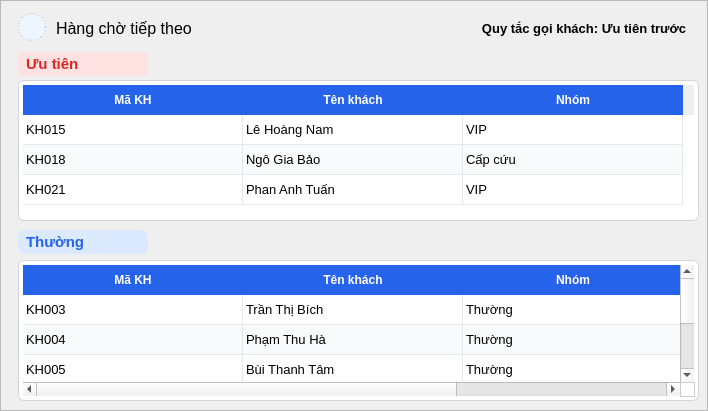
  <widget class="QFrame" name="panelHangCho">
   <property name="geometry">
    <rect>
     <x>776</x>
     <y>180</y>
     <width>708</width>
     <height>411</height>
    </rect>
   </property>
   <property name="styleSheet">
    <string>QHeaderView::section{
    background:#2563EB;
    color:white;
    font-weight:bold;
    border:none;
    padding:6px;
}</string>
   </property>
   <property name="frameShape">
    <enum>QFrame::Shape::StyledPanel</enum>
   </property>
   <widget class="QLabel" name="lblImgHangCho">
    <property name="geometry">
     <rect>
      <x>18</x>
      <y>13</y>
      <width>28</width>
      <height>28</height>
     </rect>
    </property>
    <property name="font">
     <font>
      <family>Segoe UI</family>
      <pointsize>11</pointsize>
      <bold>false</bold>
     </font>
    </property>
    <property name="styleSheet">
     <string notr="true">background:#edf5ff; border:1px dashed #b8c7dc; border-radius:14px;</string>
    </property>
    <property name="text">
     <string/>
    </property>
    <property name="pixmap">
     <pixmap>../images/khachcho.png</pixmap>
    </property>
    <property name="scaledContents">
     <bool>true</bool>
    </property>
    <property name="alignment">
     <set>Qt::AlignmentFlag::AlignCenter</set>
    </property>
    <property name="class" stdset="0">
     <string>imageSlot</string>
    </property>
   </widget>
   <widget class="QLabel" name="lblTitleHangCho">
    <property name="geometry">
     <rect>
      <x>56</x>
      <y>14</y>
      <width>260</width>
      <height>28</height>
     </rect>
    </property>
    <property name="font">
     <font>
      <family>Segoe UI</family>
      <pointsize>12</pointsize>
      <fontweight>ExtraBold</fontweight>
     </font>
    </property>
    <property name="text">
     <string>Hàng chờ tiếp theo</string>
    </property>
    <property name="class" stdset="0">
     <string>sectionTitle</string>
    </property>
   </widget>
   <widget class="QLabel" name="lblQuyTacGoiKhach">
    <property name="geometry">
     <rect>
      <x>468</x>
      <y>14</y>
      <width>232</width>
      <height>28</height>
     </rect>
    </property>
    <property name="font">
     <font>
      <family>Segoe UI</family>
      <pointsize>10</pointsize>
      <bold>true</bold>
     </font>
    </property>
    <property name="text">
     <string>Quy tắc gọi khách: Ưu tiên trước</string>
    </property>
    <property name="alignment">
     <set>Qt::AlignmentFlag::AlignCenter</set>
    </property>
    <property name="class" stdset="0">
     <string>badgeBlue</string>
    </property>
   </widget>
   <widget class="QLabel" name="lblUuTienTitle">
    <property name="geometry">
     <rect>
      <x>18</x>
      <y>52</y>
      <width>130</width>
      <height>24</height>
     </rect>
    </property>
    <property name="font">
     <font>
      <family>Segoe UI</family>
      <pointsize>11</pointsize>
      <bold>true</bold>
     </font>
    </property>
    <property name="styleSheet">
     <string notr="true">background:#FEE2E2;
color:#DC2626;
font-weight:bold;
padding:4px;
border-radius:6px;</string>
    </property>
    <property name="text">
     <string>Ưu tiên</string>
    </property>
    <property name="alignment">
     <set>Qt::AlignmentFlag::AlignVCenter</set>
    </property>
    <property name="class" stdset="0">
     <string>badgeRed</string>
    </property>
   </widget>
   <widget class="QTableWidget" name="tbl_priority_queue">
    <property name="geometry">
     <rect>
      <x>18</x>
      <y>80</y>
      <width>681</width>
      <height>141</height>
     </rect>
    </property>
    <property name="font">
     <font>
      <family>Segoe UI</family>
      <pointsize>10</pointsize>
      <bold>false</bold>
     </font>
    </property>
    <property name="focusPolicy">
     <enum>Qt::FocusPolicy::NoFocus</enum>
    </property>
    <property name="styleSheet">
     <string notr="true">QTableWidget {
	padding: 4px;
    gridline-color: #E5E7EB;
    background: white;
    alternate-background-color: #F8FAFC;
	item.setBackground(QColor(&quot;#DBEAFE&quot;));
	 border:1px solid #D1D5DB;
    border-radius:6px;
    gridline-color:#E5E7EB;
}

QHeaderView::section {
    background: #2563EB;
    color: white;
    font-weight: bold;
    border: none;
    padding: 6px;
}</string>
    </property>
    <property name="editTriggers">
     <set>QAbstractItemView::EditTrigger::NoEditTriggers</set>
    </property>
    <property name="alternatingRowColors">
     <bool>true</bool>
    </property>
    <property name="selectionMode">
     <enum>QAbstractItemView::SelectionMode::NoSelection</enum>
    </property>
    <property name="showGrid">
     <bool>true</bool>
    </property>
    <property name="rowCount">
     <number>3</number>
    </property>
    <property name="columnCount">
     <number>3</number>
    </property>
    <attribute name="horizontalHeaderCascadingSectionResizes">
     <bool>false</bool>
    </attribute>
    <attribute name="horizontalHeaderDefaultSectionSize">
     <number>220</number>
    </attribute>
    <attribute name="horizontalHeaderShowSortIndicator" stdset="0">
     <bool>false</bool>
    </attribute>
    <attribute name="horizontalHeaderStretchLastSection">
     <bool>false</bool>
    </attribute>
    <attribute name="verticalHeaderVisible">
     <bool>false</bool>
    </attribute>
    <row/>
    <row/>
    <row/>
    <column>
     <property name="text">
      <string>Mã KH</string>
     </property>
    </column>
    <column>
     <property name="text">
      <string>Tên khách</string>
     </property>
    </column>
    <column>
     <property name="text">
      <string>Nhóm</string>
     </property>
    </column>
    <item row="0" column="0">
     <property name="text">
      <string>KH015</string>
     </property>
    </item>
    <item row="0" column="1">
     <property name="text">
      <string>Lê Hoàng Nam</string>
     </property>
    </item>
    <item row="0" column="2">
     <property name="text">
      <string>VIP</string>
     </property>
    </item>
    <item row="1" column="0">
     <property name="text">
      <string>KH018</string>
     </property>
    </item>
    <item row="1" column="1">
     <property name="text">
      <string>Ngô Gia Bảo</string>
     </property>
    </item>
    <item row="1" column="2">
     <property name="text">
      <string>Cấp cứu</string>
     </property>
    </item>
    <item row="2" column="0">
     <property name="text">
      <string>KH021</string>
     </property>
    </item>
    <item row="2" column="1">
     <property name="text">
      <string>Phan Anh Tuấn</string>
     </property>
    </item>
    <item row="2" column="2">
     <property name="text">
      <string>VIP</string>
     </property>
    </item>
   </widget>
   <widget class="QLabel" name="lblThuongTitle">
    <property name="geometry">
     <rect>
      <x>18</x>
      <y>230</y>
      <width>130</width>
      <height>24</height>
     </rect>
    </property>
    <property name="font">
     <font>
      <family>Segoe UI</family>
      <pointsize>11</pointsize>
      <bold>true</bold>
     </font>
    </property>
    <property name="styleSheet">
     <string notr="true">background:#DBEAFE;
color:#2563EB;
font-weight:bold;
padding:4px;
border-radius:6px;</string>
    </property>
    <property name="text">
     <string>Thường</string>
    </property>
    <property name="alignment">
     <set>Qt::AlignmentFlag::AlignVCenter</set>
    </property>
    <property name="class" stdset="0">
     <string>badgeBlue</string>
    </property>
   </widget>
   <widget class="QTableWidget" name="tbl_normal_queue">
    <property name="geometry">
     <rect>
      <x>18</x>
      <y>260</y>
      <width>681</width>
      <height>141</height>
     </rect>
    </property>
    <property name="font">
     <font>
      <family>Segoe UI</family>
      <pointsize>10</pointsize>
      <bold>false</bold>
     </font>
    </property>
    <property name="focusPolicy">
     <enum>Qt::FocusPolicy::NoFocus</enum>
    </property>
    <property name="styleSheet">
     <string notr="true">QTableWidget {
	padding: 4px;
    gridline-color: #E5E7EB;
    background: white;
    alternate-background-color: #F8FAFC;
	item.setBackground(QColor(&quot;#DBEAFE&quot;));
	 border:1px solid #D1D5DB;
    border-radius:6px;
    gridline-color:#E5E7EB;
}

QHeaderView::section {
    background: #2563EB;
    color: white;
    font-weight: bold;
    border: none;
    padding: 6px;
}</string>
    </property>
    <property name="editTriggers">
     <set>QAbstractItemView::EditTrigger::NoEditTriggers</set>
    </property>
    <property name="alternatingRowColors">
     <bool>true</bool>
    </property>
    <property name="selectionMode">
     <enum>QAbstractItemView::SelectionMode::NoSelection</enum>
    </property>
    <property name="showGrid">
     <bool>true</bool>
    </property>
    <property name="rowCount">
     <number>4</number>
    </property>
    <property name="columnCount">
     <number>3</number>
    </property>
    <attribute name="horizontalHeaderCascadingSectionResizes">
     <bool>false</bool>
    </attribute>
    <attribute name="horizontalHeaderDefaultSectionSize">
     <number>220</number>
    </attribute>
    <attribute name="horizontalHeaderShowSortIndicator" stdset="0">
     <bool>false</bool>
    </attribute>
    <attribute name="horizontalHeaderStretchLastSection">
     <bool>false</bool>
    </attribute>
    <attribute name="verticalHeaderVisible">
     <bool>false</bool>
    </attribute>
    <row/>
    <row/>
    <row/>
    <row/>
    <column>
     <property name="text">
      <string>Mã KH</string>
     </property>
    </column>
    <column>
     <property name="text">
      <string>Tên khách</string>
     </property>
    </column>
    <column>
     <property name="text">
      <string>Nhóm</string>
     </property>
    </column>
    <item row="0" column="0">
     <property name="text">
      <string>KH003</string>
     </property>
    </item>
    <item row="0" column="1">
     <property name="text">
      <string>Trần Thị Bích</string>
     </property>
    </item>
    <item row="0" column="2">
     <property name="text">
      <string>Thường</string>
     </property>
    </item>
    <item row="1" column="0">
     <property name="text">
      <string>KH004</string>
     </property>
    </item>
    <item row="1" column="1">
     <property name="text">
      <string>Phạm Thu Hà</string>
     </property>
    </item>
    <item row="1" column="2">
     <property name="text">
      <string>Thường</string>
     </property>
    </item>
    <item row="2" column="0">
     <property name="text">
      <string>KH005</string>
     </property>
    </item>
    <item row="2" column="1">
     <property name="text">
      <string>Bùi Thanh Tâm</string>
     </property>
    </item>
    <item row="2" column="2">
     <property name="text">
      <string>Thường</string>
     </property>
    </item>
    <item row="3" column="0">
     <property name="text">
      <string>KH008</string>
     </property>
    </item>
    <item row="3" column="1">
     <property name="text">
      <string>Vũ Thị Lan</string>
     </property>
    </item>
    <item row="3" column="2">
     <property name="text">
      <string>Thường</string>
     </property>
    </item>
   </widget>
  </widget>
